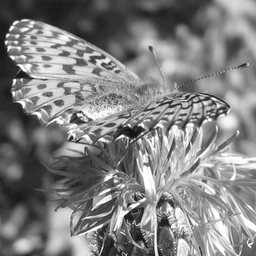
#> input picture Semestre 3/304_INF/TP/TP1/TP1b/papillon.pgm, 256 x 256 px, shrunk from 400 x 400 before the run, given in place of papillon.bmp, which was not available
$ jupyter execute --allow-errors TP3.ipynb   (text cells are left out)
#> lines starting #> are read from the running program, lines starting #| are printed output that depends on the picture; pictures that were not available may be replaced by others from this repository, and a replacement may not be noted
[cell 1]
from scipy import signal
import numpy as np
import matplotlib.pyplot as plt

plt.ion()

import sys
sys.path.append('..')
from utils import *

#> (the rest of this cell did not finish here and is left out)

[cell 2]
# Creer un vecteur d'indices de taille N (N pourra etre modifie par la suite)
N = 10
s = np.arange(N)
print(f's= {s}')

[cell 3]
# Ecrire une fonction permettant d'extraire la fenetre de valeurs [u-m, ..., u, ..., u+m]
def get_patch(vec, u, m):
#> called with vec = array of shape (10,), u = 5, m = 2
    patch = []
    # A COMPLETER
    for i in range(-m,m+1):
        patch.append(vec[u+i])
    return np.array(patch)

[cell 4]
# Tester la fonction: que se passe-t-il lorsque u=0 ou u=N-1?
# Autre cas problematiques?
test_patch = get_patch(s, 5, 2)
print(f'test_win= {test_patch}')

[cell 5]
# Ecrire une fonction qui verifie les bornes de la fenetre
def check_and_get_patch(vec, u, m):
    # Check
    # A COMPLETER
    if u-m < 0 or u + m >= len(vec):
        return False, None

    # Compute
    patch = []
    # A COMPLETER
    for i in range(-m, m+1):
        patch.append(vec[u+i])
    return True, np.array(patch)

[cell 6]
# Tester check_and_get_window

test_patch = check_and_get_patch(s, 1, 2)
print(f'test_win= {test_patch}')

[cell 7]
# Ecrire une fonction qui extrait toutes les fenetres admissibles a partir du vecteur vec
def print_all_patches(vec, m):
    # A COMPLETER
#> called with vec = array of shape (10,), m = 2
    for u in range(len(vec)):
        ok, patch = check_and_get_patch(vec,u,m)
        if ok:
            print(f'u = {u} --> {patch}')

[cell 8]
# Tester
print_all_patches(s, 2)

[cell 9]
# Refaire le test avec un tableau de valeurs 'physiques'
s2 = np.sin(s)  # np.sin transforme le tableau en [sin(0), sin(1), sin(2), ...]
print(f's2 = {s2}')
np.set_printoptions(linewidth=10000)
print_all_patches(s2, 3)

[cell 10]
# Ecrire une fonction permettant d'appliquer un filtre moyen sur un vecteur
def mean_filter(vec, m):
#> called with m = 1
    mean_vec = []  # Nouveau vecteur de valeurs
    # A COMPLETER
    W = np.ones(2*m+1)/(2*m+1)
    for i in range(len(vec)):
        ok, patch = check_and_get_patch(vec,i,m)
        if ok:
            mean_val = np.sum(patch*W)
        else:
            mean_val = 0
        mean_vec.append(mean_val)
    return np.array(mean_vec)

[cell 11]
# Definir un vecteur de valeurs
s = [0, 0, 0, 0, 0, 3, 3, 3, 3, 3]
print(f's= {s}')

# Lisser
s_mean = mean_filter(s, 1)

# Comparer
print(f's_mean= {s_mean}')
fig,ax = plt.subplots()
ax.plot(s,label='s')
ax.plot(s_mean,label='s_mean')
ax.set_title('Vecteur test et moyenne')
ax.legend()
#> figure, not shown here; curve peaks at x = 5, y = 3; curve peaks at x = 6, y = 3

[cell 12]
# Generer le signal pur
M = 100
s = np.sin(2 * np.pi * np.arange(M) / M)

# Generer un bruit blanc (distribution aleatoire uniforme)
noise_magnitude = 0.3
noise = noise_magnitude * np.random.randint(-100, +100, M) / 100

# Appliquer le bruit au signal
s = s + noise

# Filtrer
s_mean = mean_filter(s, 5)

# Comparer
fig,ax = plt.subplots()
ax.plot(s,label='Original')
ax.plot(s_mean,label='Mean')
ax.legend()
ax.set_title('Vecteur bruité et moyenne')
#> figure, not shown here; curve peaks at x = 28, y = 1.27; curve peaks at x = 26, y = 1.02

[cell 13]
# Exemple d'utilisation des opérateurs de numpy
a = np.array([1, 2, 3])
b = np.array([4, 5, 6])
print(a*b)
print(np.sum(a * b))

[cell 14]
# Ecrire une fonction qui calcule une moyenne ponderee en appliquant un filtre
def apply_filter(s, W):
    s2 = []
    # A COMPLETER
    m = int((len(W) - 1) / 2)  # Que se passe-t-il si le filtre a une taille paire ?
    for i in range(len(s)):
        ok, patch = check_and_get_patch(s,i,m)
        if ok:
            mean_val = np.sum(patch*W)
        else:
            mean_val = 0
        s2.append(mean_val)
    return np.array(s2)

[cell 15]
# Definir un vecteur de valeurs
s = [0, 0, 0, 0, 0, 3, 3, 3, 3, 3]
print(f's= {s}')

# Definir un filtre de moyenne ponderee
W = np.array([0.5, 1.0, 0.5]) / 2.0
print(f'W= {W}')

# Tester
s_wmean = apply_filter(s, W)

# Comparer
fig,ax = plt.subplots()
ax.plot(s,label='Original')
ax.plot(s_wmean,label='Weighted mean')
ax.legend()
ax.set_title('Vecteur bruité et moyenne pondérée')
#> figure, not shown here; curve peaks at x = 5, y = 3; curve peaks at x = 6, y = 3

[cell 16]
# En utilisant le filtre moyen de l'exercice precedent, on doit retrouver le meme resultat
# A COMPLETER
W = np.ones(3)/3
print(f'W= {W}')

s = [0, 0, 0, 0, 0, 3, 3, 3, 3, 3]
print(f's= {s}')

s2 = apply_filter(s, W)
print(f's_mean= {s2}')
fig,ax = plt.subplots()
ax.plot(s,label='Original')
ax.plot(s2,label='Weighted mean')
ax.legend()
ax.set_title('Vecteur bruité et moyenne pondérée')
#> figure, not shown here; curve peaks at x = 5, y = 3; curve peaks at x = 6, y = 3

[cell 17]
W = np.array([1.0, 1.0, 1.0])  # Pas de normalisation: / 3.0
s_wmean = apply_filter(s, W)

# Afficher
fig,ax = plt.subplots()
ax.plot(s,label='s')
ax.plot(s_wmean,label='s_wmean')
ax.legend()
ax.set_title("Filtre NON normalisé")
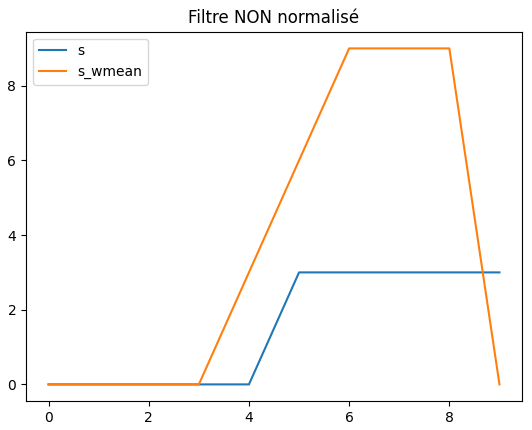
#> figure drawn by matplotlib, 1 panel; curve peaks at x = 5, y = 3; curve peaks at x = 6, y = 9

[cell 18]
# Fonction gaussienne
def f(x, sig):
    # A COMPLETER
    return np.exp(-x**2/(2*sig**2))

[cell 19]
# Courbes gaussiennes pour quelques valeurs de sigma
x = np.arange(-5.0, +5.0, 0.1)

fig, ax = plt.subplots()
for sigma in [1.5, 1.0, 0.5]:
  y = [f(x, sigma) for x in x]
  ax.plot(x, y, label=f'Sigma={sigma}')

_ = ax.legend()
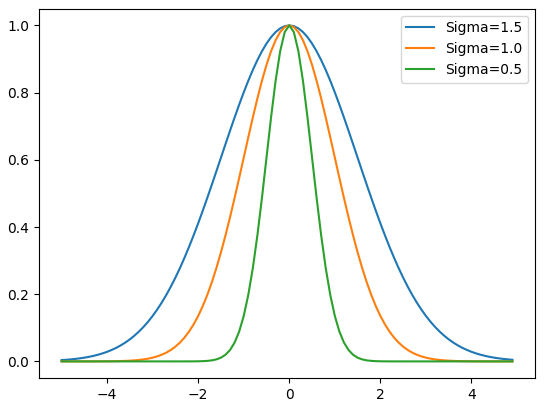
#> figure drawn by matplotlib, 1 panel; curve peaks at x = -1.78e-14, y = 1; curve peaks at x = -1.78e-14, y = 1; curve peaks at x = -1.78e-14, y = 1

[cell 20]
simga = 0.5
print(f'f(0)= {f(0, sigma)}')
print(f'f(1)= {f(1, sigma)}')
print(f'f(2)= {f(2, sigma)}')

# Et evidemment
print('\nLa distribution gaussienne est paire, donc')
print(f'f(-1)= f(1)= {f(-1, sigma)}')
print(f'f(-2)= f(2)= {f(-2, sigma)}')

[cell 21]
# Ecrire une fonction qui genere un filtre gaussien de parametre sigma de taille max
def get_gauss_filter(sigma, epsilon):
    # Trouver le plus grand entier L tel que f(L) > epsilon
    # f(L) > eps <==> abs(L) < sig sqrt(-2 ln(eps)) i.e., L < sig sqrt(-2 ln(eps)), puisque L>0
    # A COMPLETER
    L = int(sigma * np.sqrt(-2 * np.log(epsilon)))

    # # Debug
    # print(f'Check f(L)   >  {epsilon}: {f(L, sigma)}')
    # print(f'Check f(L+1) <= {epsilon}: {f(L+1, sigma)}')

    # Calculer les poids
    w = []
    for i in range(-L, +L + 1):
        # A COMPLETER
        w.append(f(i,sigma))

    # Normaliser les poids pour obtenir le filtre
    w_sum = sum(w)
    # A COMPLETER
    fil = np.array(w) / w_sum
    return fil

[cell 22]
# On se donne un epsilon
eps = 0.001

# Test
sigs = [0.5,1.,1.5,2.]
for sig in sigs:
    x = get_gauss_filter(sig, eps)
    print(f"Longueur du filtre : {len(x)}")

[cell 23]
# Calculer les longueurs des filtres gaussiens pour les valeurs de sigma suivantes
sigma = [0.1,1,1.5,2]
sizes = []
# A COMPLETER
print(sizes)

#> (a cell that did not finish here is left out)

[cell 25]
fig,ax = plt.subplots(1,4,figsize=(12,3))
# Lisser avec filtres moyens de taille 3, 5, 11, 21
#> (the rest of this cell did not finish here and is left out)

[cell 26]
fig,ax = plt.subplots(1,4,figsize=(12,3))
# Lisser avec filtres moyens de taille 3, 5, 11, 21
#> (the rest of this cell did not finish here and is left out)

[cell 27]
# Ecrire une fonction qui extrait une fenetre centree sur (u, v) taille (2*m + 1)x(2*m + 1)
def check_and_get_patch_2D(img, u, v, m):
    # Check
    # A COMPLETER
    if u - m < 0 or u + m >= img.shape[0]:
        return False, None

    # Check
    # A COMPLETER
    if v - m < 0 or v + m >= img.shape[1]:
        return False, None

    # Compute
    patch = np.empty((2*m+1, 2*m+1))
    for i in range(2*m+1):
        for j in range(2*m+1):
            # A COMPLETER
            patch[i, j] = img[u-m+i,v-m+j]
    return True, patch

[cell 28]
# Construire un tableau 2D d'indices
im = np.zeros([10, 10])
for i in range(im.shape[0]):
    for j in range(im.shape[1]):
        im[i, j] = i*10 + j

print(im)

# Test 1
ok, win = check_and_get_patch_2D(im, 1, 1, 2)
print(f'Should be False: {ok}')

# Test 2
m = 2
ok, win = check_and_get_patch_2D(im, 3, 3, m)
print(f'Should be True: {ok}')
print(f'Window (size= {2*m+1}x{2*m+1}) should be centered on element "33"=\n{win}')

# Autres tests
# A completer...

[cell 29]
# Test 3
im = np.array([[1, 0, 0, 0],
               [0, 2, 0, 0],
               [0, 0, 3, 0],
               [0, 0, 0, 4]])

[cell 30]
for u in range(im.shape[0]):
    for v in range(im.shape[1]):
        # A COMPLETER
        ok, win = check_and_get_patch_2D(im,u,v,1)
        if ok:
            print('-----------------')
            print(win)

[cell 31]
# Ecrire une fonction qui applique un filtre moyen a une image
def mean_filter_2D(img, m):
    # Creer une image vide de la meme taille que l'image en entree
#> called with img = array of shape (10, 10), m = 1
    mean_img = np.empty(img.shape)

    # Appliquer le filtre
    for u in range(img.shape[0]):
        for v in range(img.shape[1]):
            # A COMPLETER
            ok, patch = check_and_get_patch_2D(img,u,v,m)
            if ok:
                mean_img[u,v] = np.mean(patch)
            else:
                mean_img[u,v] = 0
    return mean_img

[cell 32]
fig,ax = plt.subplots(1,2,figsize=(8,4))
# Creer une image d'un carre noir sur fond blanc
square = np.ones((10, 10)) * 255
square[3:7, 3:7] = 0

# Afficher
ax[0].imshow(square)
ax[0].set_axis_off()
ax[0].set_title('Original')


# Test 1
mean_square = mean_filter_2D(square, 1)
ax[1].imshow(mean_square)
ax[1].set_axis_off()
ax[1].set_title('Filtre moyen')
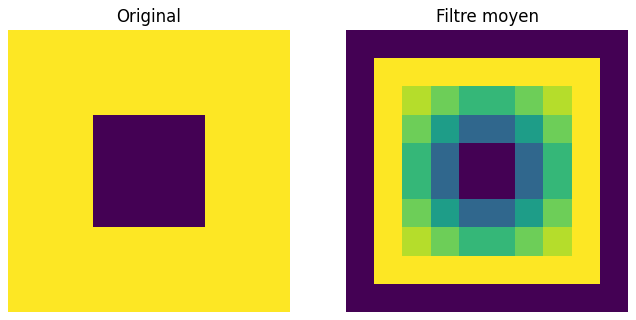
#> figure drawn by matplotlib, 2 panels

[cell 33]
fig,ax = plt.subplots(2,2,figsize=(8,8))
# Charger l'image
test_img = plt.imread('./papillon.bmp')
#> test_img is the input picture: shape (256, 256); min 13, max 255, mean 128.9
ax[0,0].imshow(test_img)
ax[0,0].set_axis_off()
ax[0,0].set_title('Image')

# Test 2
# A COMPLETER
mean_test_img = mean_filter_2D(test_img,1)
#> call 2 of mean_filter_2D, with m = 1
#> after the loop in mean_filter_2D (call 2), `for u in range(img.shape[0]):`:
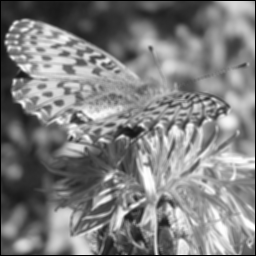
#> mean_img: shape (256, 256) float64; min 0, max 254.8, mean 127.4
ax[0,1].imshow(mean_test_img)
ax[0,1].set_axis_off()
ax[0,1].set_title('Filtre moyen 3x3')

# Test 3
# A COMPLETER
mean_test_img = mean_filter_2D(test_img,5)
#> call 3 of mean_filter_2D, with m = 5
#> after the loop in mean_filter_2D (call 3), `for u in range(img.shape[0]):`:
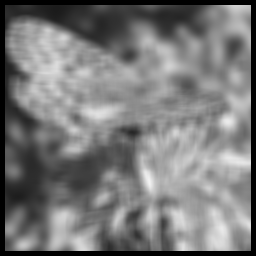
#> mean_img: shape (256, 256) float64; min 0, max 242.9, mean 121
ax[1,0].imshow(mean_test_img)
ax[1,0].set_axis_off()
ax[1,0].set_title('Filtre moyen 11x11')

mean_test_img = mean_filter_2D(test_img,2)
#> call 4 of mean_filter_2D, with m = 2
#> after the loop in mean_filter_2D (call 4), `for u in range(img.shape[0]):`:
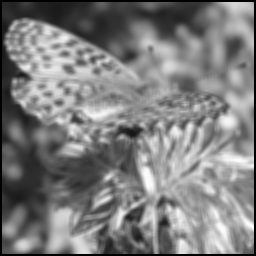
#> mean_img: shape (256, 256) float64; min 0, max 254, mean 125.8
ax[1,1].imshow(mean_test_img)
ax[1,1].set_axis_off()
ax[1,1].set_title('Filtre moyen 5x5')

[cell 34]
# Ecrire une fonction qui applique un filtre en 2D a une image
def apply_filter_2D(im, W):
    fil_img = np.empty(im.shape)

    # Que se passe-t-il si le filtre a une taille paire ?
    if np.mod(W.shape[0],2) == 0 or np.mod(W.shape[1],2) == 0:
        raise ValueError("Le filtre doit avoir une longueur impaire.")
    else:
        m = int((W.shape[0] - 1) / 2)

    # Quels autres controles faudrait il mettre en place?
    if not np.allclose(np.sum(W),1) or (W<0).sum() > 0:
        raise ValueError("La somme des coeffs doit etre 1 et tous les coeffs doivent être positifs.")

    # Calculer l'image filtree
    for u in range(im.shape[0]):
        for v in range(im.shape[1]):
            # A COMPLETER
            ok, patch = check_and_get_patch_2D(im, u, v, m)
            if ok:
                mean_val = np.sum(patch * W)
            else:
                mean_val = 0
            fil_img[u, v] = mean_val
    return fil_img

[cell 35]
fig,ax = plt.subplots(1,2,figsize=(8,4))

# Creer un filtre moyen 3x3 (m=1)
W = np.ones((3, 3)) / 9
print(f'W=\n{W}')

# Test 1: carre noir sur fond blanc
square = np.ones((10, 10)) * 255
square[3:7, 3:7] = 0
ax[0].imshow(square)
ax[0].set_axis_off()
ax[0].set_title('Square')
#
# A COMPLETER
mean_square = apply_filter_2D(square, W)
ax[1].imshow(mean_square)
ax[1].set_axis_off()
ax[1].set_title('Carré + fitre')

[cell 36]
# Test 2

fig,ax = plt.subplots(1,2,figsize=(8,4))

# Creer un filtre moyen 3x3 (m=1)
W = np.ones((3, 3)) / 9
print(f'W=\n{W}')

# Test 1: carre noir sur fond blanc
im = plt.imread('./papillon.bmp')
ax[0].imshow(im)
ax[0].set_axis_off()
ax[0].set_title('Original')
#
# A COMPLETER
mean_img = apply_filter_2D(im,W)
ax[1].imshow(mean_img)
ax[1].set_axis_off()
ax[1].set_title('Original + fitre')

[cell 37]
# Ecrire une fonction gaussienne 2D
def f_2D(x, y, sig):
    return f(x, sig)*f(y, sig)


# Ecrire une fonction qui calcule une filtre gaussien en 2D
def get_gauss_filter_2D(sigma, epsilon):
    # A COMPLETER
    # Trouver le plus grand entier L tel que f(L) > epsilon
#> called with sigma = 5, epsilon = 0.001
    L =  int(sigma * np.sqrt(-2 * np.log(epsilon)))

    # # Debug
    # print(f'Check f(L)   >  {epsilon}: {f(L, sigma)}')
    # print(f'Check f(L+1) <= {epsilon}: {f(L+1, sigma)}')

    # Calculer les poids
    w = np.empty((2*L+1, 2*L+1))
    for i in range(-L,L+1):
        for j in range(-L,L+1):
            w[L+i,L+j] = f_2D(i,j,sigma)

    # Normaliser les poids pour obtenir le filtre
    w /= w.sum()
    return w

# Test
G2D = get_gauss_filter_2D(sigma=5, epsilon=0.001)
print(f'G2D=\n{G2D}')
print(f'somme= {np.sum(G2D)}')

[cell 38]
# Test 2
fig, ax = plt.subplots(1,2,figsize=(8,4))

# Test 2
im = plt.imread('./papillon.bmp')
ax[0].imshow(im)
ax[0].set_axis_off()
ax[0].set_title('Image')
# A COMPLETER
G2D = get_gauss_filter_2D(2.5, eps)
im2 = apply_filter_2D(im, G2D)
#> after the loop in apply_filter_2D (call 3), `for u in range(im.shape[0]):`:
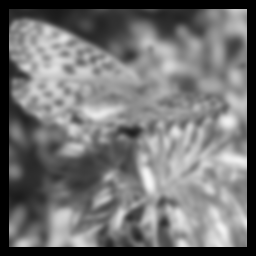
#> fil_img: shape (256, 256) float64; min 0, max 246.1, mean 114.7

print(f'G2D {G2D.shape}=\n{G2D}')
ax[1].imshow(im2)
ax[1].set_axis_off()
ax[1].set_title('Image filtrée')

[cell 39]
fig,ax = plt.subplots(3,4,figsize=(12,9))
# Charger l'image bruitee
#> (the rest of this cell did not finish here and is left out)

[cell 40]
# Ecrire une fonction qui calcule le masque flou d'une image img := img - img * G2D(sigma)
def get_mask(im, sigma):
    # Calculer le filtre
    # A COMPLETER
    fil = get_gauss_filter_2D(sigma,eps)

    # Calculer la convolution ()
    gauss_im = signal.convolve2d(im, fil, mode='same')

    # Soustraire: attention ici le masque n'est plus veritablement une image car il peut contenir
    # des valeurs negatives
    # A COMPLETER
    mask = im - gauss_im

    return mask

[cell 41]
# Ecrire une fonction qui applique un masque flou avec un coefficient alpha
def apply_mask(img, mask, alpha):
    """
    img: input image
    mask: input mask
    alpha: coefficient
    returns: masked image
    """
    # Que faut-il verifier ici pour que le programme ne crashe pas?
    # A COMPLETER
    if img.shape != mask.shape:
        raise ValueError('Shape mismatch!')

    # A COMPLETER
    new_img = img + alpha * mask


    return new_img

[cell 42]
fig,ax = plt.subplots(1,3,figsize=(9,3))

# Test 1
im = np.ones((50, 100)) * 200
im[:, 50:100] = 100
ax[0].imshow(im,vmin=0,vmax=255)
ax[0].set_axis_off()
ax[0].set_title('Image')
#
# A COMPLETER
mask = get_mask(im,1.5)
ax[1].imshow(mask,vmin=0,vmax=255)
ax[1].set_axis_off()
ax[1].set_title('Masque')
#
# A COMPLETER
im_masked = apply_mask(im,mask, 1.2)
ax[2].imshow(im_masked,vmin=0,vmax=255)
ax[2].set_axis_off()
ax[2].set_title('Image filtrée')
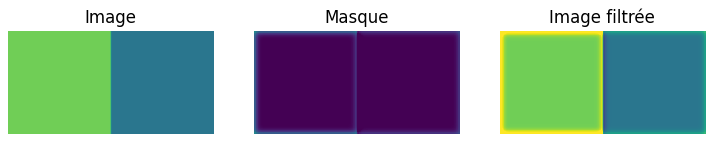
#> figure drawn by matplotlib, 3 panels

[cell 43]
# Extrait la ligne du milieu de l'image avant et apres masquage
im_row = im[25, :]
mask_row = mask[25, :]

# Retrouve l'image filtree par le filtre gaussien
# A COMPLETER
masked_row = im_masked[25,:]

# Afficher les 3 lignes ensemble
fig, ax = plt.subplots()
ax.plot(im_row,label='Original')
ax.plot(mask_row,label='Masque')
ax.plot(masked_row,label='Filtré')
ax.legend()

# Effet du masque flou sur l'image pour diffèrentes valeurs de alpha
test_alphas = []
labels_alpha = []
fig,ax =plt.subplots()
for alpha in [0.5, 1.2, 2.0, 3.0]:
    im_masked_row = np.clip(im_row + alpha * mask_row, 0, 255)
    ax.plot(im_masked_row, label=f"Alpha={alpha}")
ax.legend()
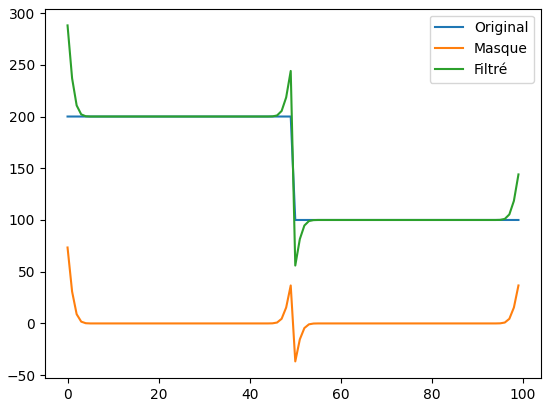
#> figure drawn by matplotlib, 1 panel; curve peaks at x = 0, y = 200; curve peaks at x = 0, y = 73.4; curve peaks at x = 0, y = 288.1
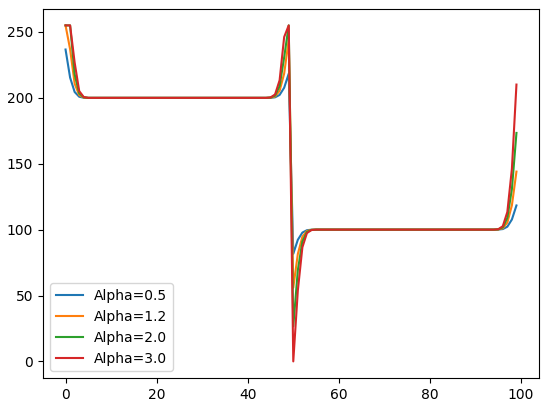
#> figure drawn by matplotlib, 1 panel; curve peaks at x = 0, y = 236.7; curve peaks at x = 0, y = 255; curve peaks at x = 0, y = 255

[cell 44]
alpha = [1, 5, 10]
fig,ax = plt.subplots(1,len(alpha)+2,figsize=(3*(len(alpha)+2),3))
# Test 2
#> (the rest of this cell did not finish here and is left out)

[cell 45]
fil = get_gauss_filter_2D(sigma,eps)
fil
